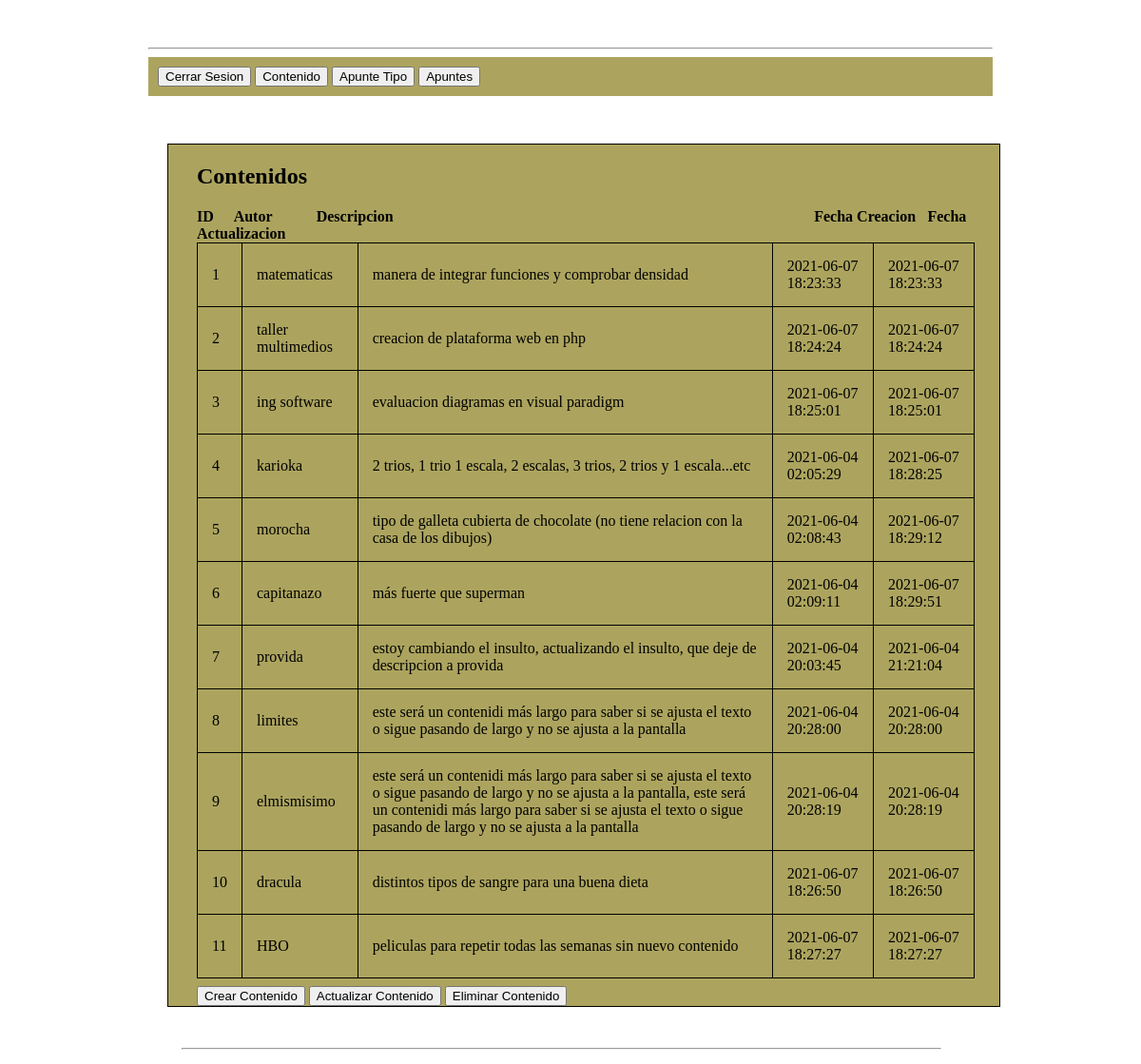
Screenshot of /gallardo_galvez_retamal_EV2/menues/showContenido.php with the database file from the repository.
### tables this page shows
CREATE TABLE IF NOT EXISTS `contenido` (
  `id` int(11) NOT NULL AUTO_INCREMENT,
  `nombre` varchar(200) NOT NULL,
  `descripcion` text NOT NULL,
  `fecha_creacion` datetime NOT NULL,
  `fecha_actualizacion` datetime NOT NULL,
  PRIMARY KEY (`id`)
);

### gallardo_galvez_retamal_EV2/menues/showContenido.php (the view, shortened to what this page needs)
<!DOCTYPE html>
<html>
  <head>
    <link rel="stylesheet" type="text/css" href="./../estilosEV2/estilosEV2.css">
  </head>
  <body style="background-image: url('./../estilosEv2/background.jpg')">
    <div id="conteiner">
        <div id="separador">
          <hr>
        </div>
        <div id="menu">
            <div id="tabs">
              <button onclick="window.location = './../index.php'">Cerrar Sesion</button>
              <button onclick="window.location='showContenido.php'">Contenido</button>
              <button onclick="window.location='showApunteTipo.php'">Apunte Tipo</button>
              <button onclick="window.location='showApunte.php'">Apuntes</button>
            </div>
        </div>
      <div id="formulario_showcontenido" style="background-color: #aca45e;">
        <h2>Contenidos</h2>
        <h4 style="display: inline; ">ID</h4>
        <h4 style="display: inline; margin-left: 2%;">Autor</h4>
        <h4 style="display: inline; margin-left: 5%;">Descripcion</h4>
        <h4 style="display: inline; margin-left: 52%;">Fecha Creacion</h4>
        <h4 style="display: inline; margin-left: 1%;">Fecha Actualizacion</h4>
          <?php
            include("./../data/DBConfig.php");
            $query = 'SELECT * FROM contenido';
            $result = mysqli_query($conn,$query) or die('algo salio mal: ' . mysql_error());
            echo "<table>\n";
            while ($line = $result->fetch_array(MYSQLI_ASSOC)) {
                echo "\t<tr>\n";
                foreach ($line as $col_value) {
                    echo "\t\t<td>$col_value</td>\n";
                }
                echo "\t</tr>\n";
            }
            echo "</table>\n";
          ?>
          <div>
            <button style="margin-top: 1%" onclick="window.location='insertContenido.php'">Crear Contenido</button>
            <button style="margin-top: 1%" onclick="window.location='updateContenido'">Actualizar Contenido</button>
            <button style="margin-top: 1%" onclick="window.location='deleteContenido'">Eliminar Contenido</button>
          </div>
      </div>
      <div id="pie">
        <hr>
      </div>
    </div>
  </body>
</html>

### gallardo_galvez_retamal_EV2/estilosEV2/estilosEV2.css (style rules this page uses)
body { background: url("background.jpg"); color: #192666; }
#conteiner { width: 75%; margin: 50px auto 50px auto; }
#formulario_showcontenido { width: 95%; font-family: verdana; color: black; border: 1px solid black; position: relative; margin-left: 20px; margin-right: 72px; margin-top: 50px; padding-left: 30px; background-color: #aca45e; }
table { width: 97%; background: #aca45e; }
table, th, td { border: 1px solid black; border-collapse: collapse; color: black; }
th, td { padding: 15px; }
#pie { width: 90%; position: relative; top: 35px; left: 35px; margin: 0; color: #FFF; }
#separador { display: block; position: relative; }
#menu { display: block; position: relative; background: #aca45e; padding: 10px 0 10px 0; }
#tabs { display: inline; position: relative; margin: 0 10px 0 10px; }

### rows the page displays
contenido: id "1", nombre "matematicas", descripcion "manera de integrar funciones y comprobar densidad", col_value "2021-06-07 18:23:33"
contenido: id "2", nombre "taller multimedios", descripcion "creacion de plataforma web en php", col_value "2021-06-07 18:24:24"
contenido: id "3", nombre "ing software", descripcion "evaluacion diagramas en visual paradigm", col_value "2021-06-07 18:25:01"
contenido: id "4", nombre "karioka", descripcion "2 trios, 1 trio 1 escala, 2 escalas, 3 trios, 2 trios y 1 escala...etc", fecha_creacion "2021-06-04 02:05:29", fecha_actualizacion "2021-06-07 18:28:25"
contenido: id "5", nombre "morocha", descripcion "tipo de galleta cubierta de chocolate (no tiene relacion con la casa de los dibujos)", fecha_creacion "2021-06-04 02:08:43", fecha_actualizacion "2021-06-07 18:29:12"
contenido: id "6", nombre "capitanazo", descripcion "más fuerte que superman", fecha_creacion "2021-06-04 02:09:11", fecha_actualizacion "2021-06-07 18:29:51"
contenido: id "7", nombre "provida", descripcion "estoy cambiando el insulto, actualizando el insulto, que deje de descripcion a provida", fecha_creacion "2021-06-04 20:03:45", fecha_actualizacion "2021-06-04 21:21:04"
contenido: id "8", nombre "limites", descripcion "este será un contenidi más largo para saber si se ajusta el texto o sigue pasando de largo y no se ajusta a la pantalla", col_value "2021-06-04 20:28:00"
contenido: id "9", nombre "elmismisimo", descripcion "este será un contenidi más largo para saber si se ajusta el texto o sigue pasando de largo y no se ajusta a la pantalla, este será un contenidi más largo para saber si se ajusta el texto o sigue pasando de largo y no se ajusta a la pantalla", col_value "2021-06-04 20:28:19"
contenido: id "10", nombre "dracula", descripcion "distintos tipos de sangre para una buena dieta", col_value "2021-06-07 18:26:50"
contenido: id "11", nombre "HBO", descripcion "peliculas para repetir todas las semanas sin nuevo contenido", col_value "2021-06-07 18:27:27"
